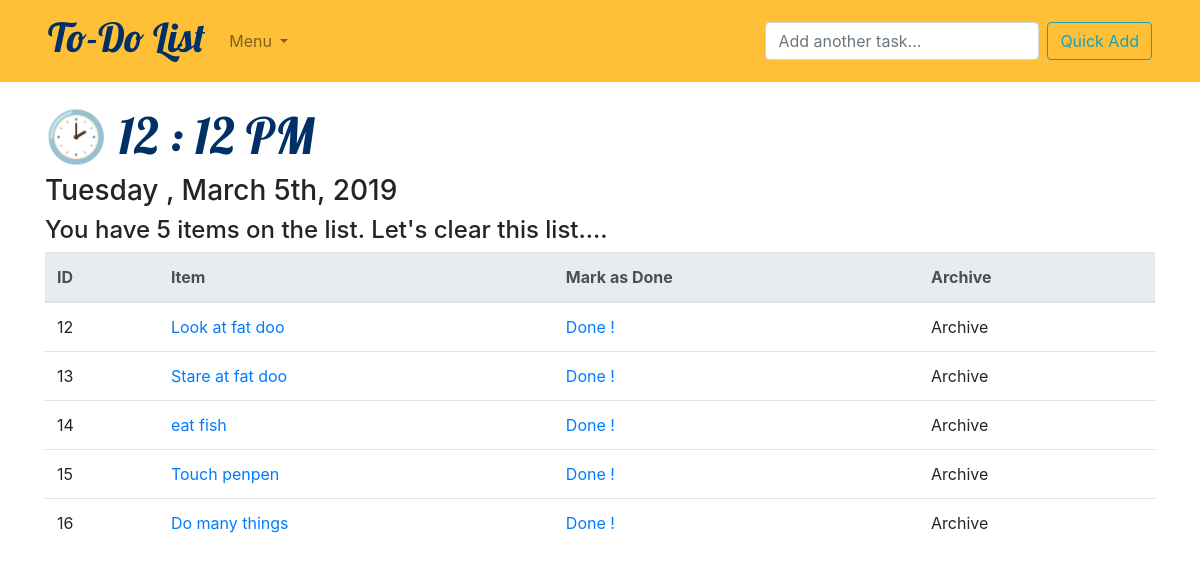
The page / on the database its author committed.
### todo_list/models.py (models this page shows, shortened)
class List(models.Model):
	item = models.CharField(max_length=200, null=True, blank=True)
	description = models.TextField(null=True, blank=True)
	done = models.BooleanField(default=False)
	archived = models.BooleanField(default=False)
	created_on = models.DateTimeField(auto_now_add=True)
	last_edited_on = models.DateTimeField(auto_now=True)

### todo_list/views.py (the view)
# urls.py: 2. Add a URL to urlpatterns:  path('', views.home, name='home')
def home(request):
	total = List.objects.filter(done__lte=False).count()
	print(f"Total number of things to do : {total}")
	if request.method == 'POST':
		form = ListForm(request.POST or None)
		if form.is_valid():
			form.save()
			items = List.objects.all
			messages.success(request, ('Quick Add: Item has been successfully added to To-Do List.'))
			return render(request, 'home.html', {'itemsInPage': items, 'total' : total})
	else: #GET request
		items = List.objects.all
		return render(request, 'home.html', {'itemsInPage': items, 'total' : total})

### todo_list/templates/home.html (shortened to what this page needs)
{% extends 'base.html'%}
	{% block content %}
		<h2 id="titleStyle">&#128337; {% now "g : h A" %} </h2>
		<h3> {% now " l , F jS, Y" %}</h3>
		<h4> You have {{ total }} items on the list. Let's clear this list....</h4>
		<div>
			<table class="table table-hover">
				<thead class="thead-light">
					<tr>
						<th scope="col">ID</th>
						<th scope="col">Item</th>
						<th scope="col">Mark as Done</th>
						<th scope="col">Archive</th>
					</tr>
				</thead>
				<tbody>
				{% if itemsInPage %}
					{% for todoitems in itemsInPage %}
						{% if not todoitems.archived %}
							{% if todoitems.done and not todoitems.archived %}
								<tr>
									<td>
										{{ todoitems.id }}
									</td>
									<td>
										<a id="doneMark" href="{% url 'edit_page' todoitems.id %}">{{ todoitems.item }}
										</a>
									</td>
									<td>
										<a href="{% url 'undo_done_page' todoitems.id %}">Undo Done</a>
									</td>
									<td>
										<a href="{% url 'mark_archive_page' todoitems.id %}">Archive</a>
									</td>
								</tr>
							{% else %}
								<tr>
									<td>
										{{ todoitems.id }}
									</td>
									<td >
										<a href="{% url 'edit_page' todoitems.id %}" data-toggle="tooltip" data-html="true" title="Description: {{todoitems.description}}">{{ todoitems.item }}
										</a>
									</td>
									<td>
										<a href="{% url 'mark_done_page' todoitems.id %}">Done !</a>
									</td>
									<td>
										Archive
									</td>
								</tr>
							{% endif %}
						{% endif %}
					{% endfor %}
				{% endif %}
				</tbody>
			</table>
		</div>
	{% endblock %}

### static/css/extra_styles.css (style rules this page uses)
#titleStyle { color: #003066; font-family: 'Lobster'; font-size: 50px; }

### rows shown on the page
List: id "12", item "Look at fat doo"
List: id "13", item "Stare at fat doo"
List: id "14", item "eat fish"
List: id "15", item "Touch penpen"
List: id "16", item "Do many things"

### other values the page prints
{{ total }} "5"
